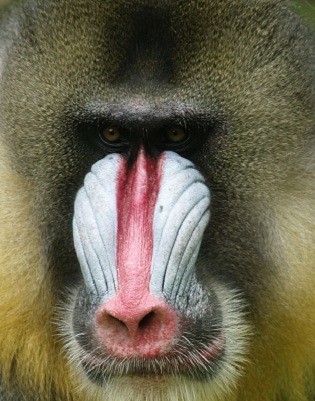
%> input picture original.jpg, 315 x 401 px
$ octave hashrotcheck.m   (GNU Octave 9; MATLAB toolbox functions it lacks are replaced by stand-ins)
%> lines starting %> are read from the running program, lines starting %| are printed output that depends on the picture; in (x1, y1, x2, y2) boxes, pixels count from 0 and x2, y2 are one past the last pixel; in counts of white or black regions, pixels touching at a corner belong together; the program's own positions count from 1
clc;
clear all;
cd 'F:\bxx'
im1=imread('original.jpg');
%> im1 is the input picture: size 401x315x3 uint8; mean R, G, B 108.7, 101.5, 79.3
im1=im2double(im1);
%> im1: size 401x315x3 double
im2=imrotate(im1,5);
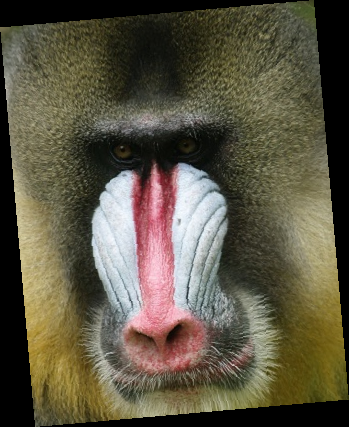
%> im2: size 427x349x3 double; mean R, G, B 0.361, 0.337, 0.264
im2=imresize(im2,[256 256],'bilinear');
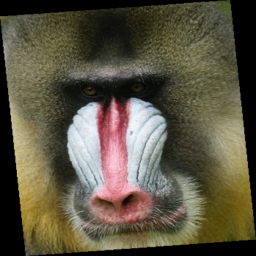
%> im2: size 256x256x3 double; mean R, G, B 0.361, 0.337, 0.264
i1=im2;
[r,c]=size(i1);
%> r = 256; c = 768
y=i1(:,:,1);
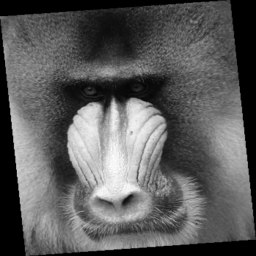
%> y: size 256x256 double; min 0, max 0.996, mean 0.361
cb=i1(:,:,2);
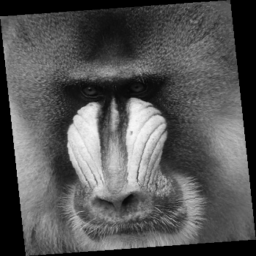
%> cb: size 256x256 double; min 0, max 0.972, mean 0.337
cr=i1(:,:,3);
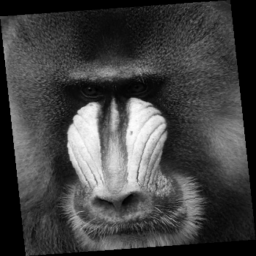
%> cr: size 256x256 double; min 0, max 0.994, mean 0.264
ymean=mean(mean(y));
%> ymean = 0.361
cbmean=mean(mean(cb));
%> cbmean = 0.337
crmean=mean(mean(cr));
%> crmean = 0.264
for p=1:256
    for q=256:256
        u = [y(p,q) cb(p,q) cr(p,q)];
        if u==[0,0,0];
            u=[0.3 0.3 0.3]
        else
            u==[y(p,q) cb(p,q) cr(p,q)];
        end
v = [ymean cbmean crmean];
    end
end
C(p,q) = dot(u,v)/(norm(u)*norm(v));
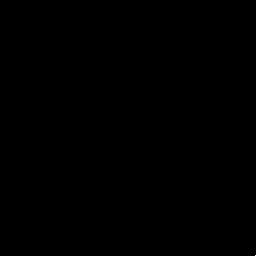
%> C: size 256x256 double; values 0 (black) and 0.992 (white), 0% white in thin lines or dots, all inside (x1, y1, x2, y2) = (255, 255, 256, 256)
% [40 lines of commented-out code are left out]

$ run again, with brain.jpg copied over original.jpg
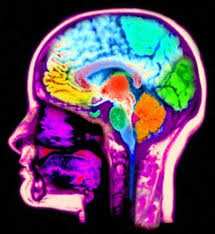
%> input picture brain.jpg, 215 x 234 px
%> im1 is the input picture: size 234x215x3 uint8; mean R, G, B 90.3, 71.2, 95.4
%> im1: size 234x215x3 double
%> `im2=imresize(im2,[256 256],'bilinear');`:
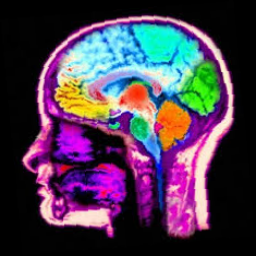
%> im2: size 256x256x3 double; mean R, G, B 0.301, 0.237, 0.318
%> `cr=i1(:,:,3);`:
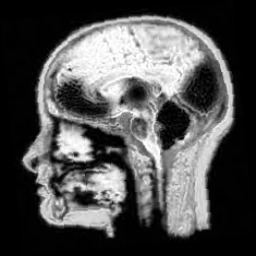
%> cr: size 256x256 double; min 0, max 1, mean 0.318
%> ymean = 0.301
%> cbmean = 0.237
%> crmean = 0.318
%> C: size 256x256 double; values 0 (black) and 0.993 (white), 0% white in thin lines or dots, all inside (x1, y1, x2, y2) = (255, 255, 256, 256)

$ run again, with brainCROPQ.jpg copied over original.jpg
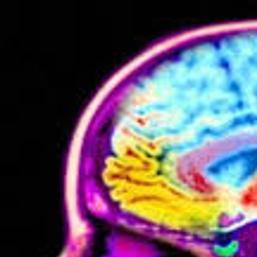
%> input picture brainCROPQ.jpg, 257 x 257 px
%> im1 is the input picture: size 257x257x3 uint8; mean R, G, B 96.6, 85.8, 96.1
%> im1: size 257x257x3 double
%> `im2=imrotate(im1,5);`:
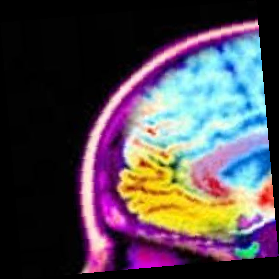
%> im2: size 279x279x3 double; mean R, G, B 0.322, 0.286, 0.32
%> `cr=i1(:,:,3);`:
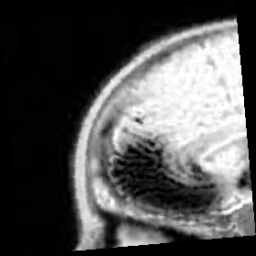
%> cr: size 256x256 double; min 0, max 1, mean 0.32
%> ymean = 0.322
%> cbmean = 0.286
%> crmean = 0.32
%> C: size 256x256 double; values 0 (black) and 0.999 (white), 0% white in thin lines or dots, all inside (x1, y1, x2, y2) = (255, 255, 256, 256)
